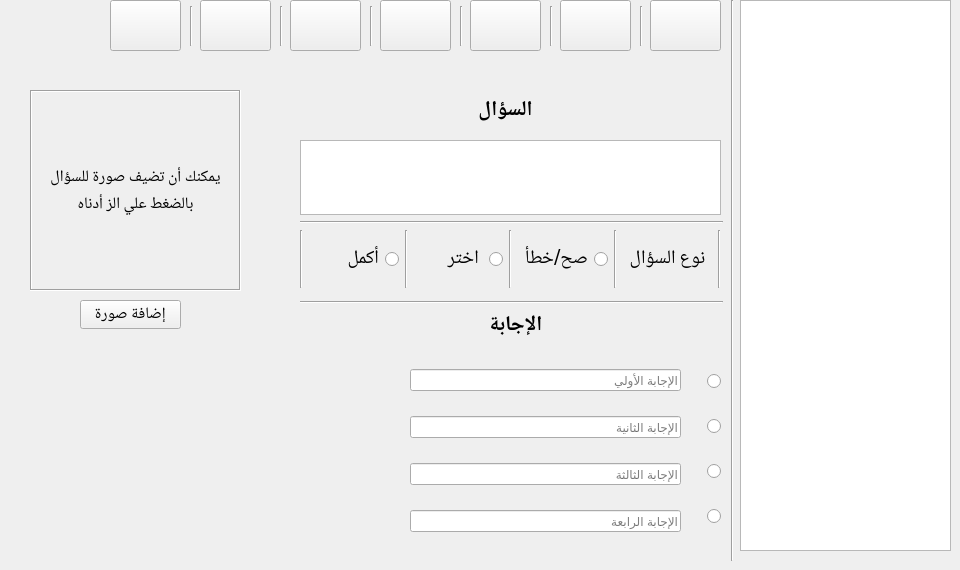
  <widget class="QWidget" name="centralwidget">
   <widget class="QPushButton" name="open_exam_btn">
    <property name="geometry">
     <rect>
      <x>110</x>
      <y>0</y>
      <width>71</width>
      <height>51</height>
     </rect>
    </property>
    <property name="font">
     <font>
      <family>Noto Naskh Arabic</family>
      <pointsize>16</pointsize>
     </font>
    </property>
    <property name="toolTip">
     <string>فتح إختبار سابق</string>
    </property>
    <property name="text">
     <string/>
    </property>
    <property name="icon">
     <iconset>
      <normaloff>icons/open.jpeg</normaloff>icons/open.jpeg</iconset>
    </property>
    <property name="iconSize">
     <size>
      <width>36</width>
      <height>36</height>
     </size>
    </property>
   </widget>
   <widget class="QPushButton" name="New_exam_btn">
    <property name="geometry">
     <rect>
      <x>200</x>
      <y>0</y>
      <width>71</width>
      <height>51</height>
     </rect>
    </property>
    <property name="font">
     <font>
      <family>Noto Naskh Arabic</family>
      <pointsize>16</pointsize>
     </font>
    </property>
    <property name="toolTip">
     <string>إنشاء اختبار جديد</string>
    </property>
    <property name="text">
     <string/>
    </property>
    <property name="icon">
     <iconset>
      <normaloff>icons/new.png</normaloff>icons/new.png</iconset>
    </property>
    <property name="iconSize">
     <size>
      <width>36</width>
      <height>36</height>
     </size>
    </property>
   </widget>
   <widget class="QPushButton" name="add_question_btn">
    <property name="geometry">
     <rect>
      <x>290</x>
      <y>0</y>
      <width>71</width>
      <height>51</height>
     </rect>
    </property>
    <property name="font">
     <font>
      <family>Noto Naskh Arabic</family>
      <pointsize>16</pointsize>
     </font>
    </property>
    <property name="toolTip">
     <string>إضافة سؤال جديد</string>
    </property>
    <property name="text">
     <string/>
    </property>
    <property name="icon">
     <iconset>
      <normaloff>icons/adding.jpeg</normaloff>icons/adding.jpeg</iconset>
    </property>
    <property name="iconSize">
     <size>
      <width>36</width>
      <height>36</height>
     </size>
    </property>
   </widget>
   <widget class="QPushButton" name="export_btn">
    <property name="geometry">
     <rect>
      <x>380</x>
      <y>0</y>
      <width>71</width>
      <height>51</height>
     </rect>
    </property>
    <property name="font">
     <font>
      <family>Noto Naskh Arabic</family>
      <pointsize>16</pointsize>
     </font>
    </property>
    <property name="toolTip">
     <string>تصدير  إختبار جديد أو إختبار قديم تم التعديل فيه </string>
    </property>
    <property name="text">
     <string/>
    </property>
    <property name="icon">
     <iconset>
      <normaloff>icons/export.jpeg</normaloff>icons/export.jpeg</iconset>
    </property>
    <property name="iconSize">
     <size>
      <width>36</width>
      <height>36</height>
     </size>
    </property>
   </widget>
   <widget class="QPushButton" name="export_No_dataBase_btn">
    <property name="geometry">
     <rect>
      <x>470</x>
      <y>0</y>
      <width>71</width>
      <height>51</height>
     </rect>
    </property>
    <property name="font">
     <font>
      <family>Noto Naskh Arabic</family>
      <pointsize>16</pointsize>
     </font>
    </property>
    <property name="toolTip">
     <string>تصدير إختبار قديم لم يتم التعديل فيه</string>
    </property>
    <property name="text">
     <string/>
    </property>
    <property name="icon">
     <iconset>
      <normaloff>icons/export2.jpeg</normaloff>icons/export2.jpeg</iconset>
    </property>
    <property name="iconSize">
     <size>
      <width>36</width>
      <height>36</height>
     </size>
    </property>
   </widget>
   <widget class="QPushButton" name="setting_btn">
    <property name="geometry">
     <rect>
      <x>560</x>
      <y>0</y>
      <width>71</width>
      <height>51</height>
     </rect>
    </property>
    <property name="font">
     <font>
      <family>Noto Naskh Arabic</family>
      <pointsize>16</pointsize>
     </font>
    </property>
    <property name="toolTip">
     <string>الإعدادات</string>
    </property>
    <property name="text">
     <string/>
    </property>
    <property name="icon">
     <iconset>
      <normaloff>icons/setting.png</normaloff>icons/setting.png</iconset>
    </property>
    <property name="iconSize">
     <size>
      <width>36</width>
      <height>36</height>
     </size>
    </property>
   </widget>
   <widget class="QPushButton" name="about_btn">
    <property name="geometry">
     <rect>
      <x>650</x>
      <y>0</y>
      <width>71</width>
      <height>51</height>
     </rect>
    </property>
    <property name="font">
     <font>
      <family>Noto Naskh Arabic</family>
      <pointsize>16</pointsize>
     </font>
    </property>
    <property name="toolTip">
     <string>حول</string>
    </property>
    <property name="layoutDirection">
     <enum>Qt::RightToLeft</enum>
    </property>
    <property name="text">
     <string/>
    </property>
    <property name="icon">
     <iconset>
      <normaloff>icons/about.jpeg</normaloff>icons/about.jpeg</iconset>
    </property>
    <property name="iconSize">
     <size>
      <width>36</width>
      <height>36</height>
     </size>
    </property>
   </widget>
   <widget class="QTextEdit" name="qusetion_textEdit_field">
    <property name="geometry">
     <rect>
      <x>300</x>
      <y>140</y>
      <width>421</width>
      <height>75</height>
     </rect>
    </property>
   </widget>
   <widget class="QLabel" name="label">
    <property name="geometry">
     <rect>
      <x>460</x>
      <y>90</y>
      <width>91</width>
      <height>41</height>
     </rect>
    </property>
    <property name="font">
     <font>
      <family>Noto Naskh Arabic</family>
      <pointsize>16</pointsize>
      <weight>75</weight>
      <bold>true</bold>
     </font>
    </property>
    <property name="text">
     <string>السؤال</string>
    </property>
    <property name="alignment">
     <set>Qt::AlignCenter</set>
    </property>
   </widget>
   <widget class="QLabel" name="qusetion_img_lable">
    <property name="enabled">
     <bool>true</bool>
    </property>
    <property name="geometry">
     <rect>
      <x>30</x>
      <y>90</y>
      <width>211</width>
      <height>201</height>
     </rect>
    </property>
    <property name="font">
     <font>
      <family>Noto Naskh Arabic</family>
      <pointsize>12</pointsize>
     </font>
    </property>
    <property name="autoFillBackground">
     <bool>false</bool>
    </property>
    <property name="frameShape">
     <enum>QFrame::Box</enum>
    </property>
    <property name="frameShadow">
     <enum>QFrame::Sunken</enum>
    </property>
    <property name="text">
     <string>يمكنك أن تضيف صورة للسؤال بالضغط علي الز أدناه</string>
    </property>
    <property name="textFormat">
     <enum>Qt::AutoText</enum>
    </property>
    <property name="scaledContents">
     <bool>true</bool>
    </property>
    <property name="alignment">
     <set>Qt::AlignCenter</set>
    </property>
    <property name="wordWrap">
     <bool>true</bool>
    </property>
    <property name="openExternalLinks">
     <bool>false</bool>
    </property>
   </widget>
   <widget class="QPushButton" name="add_img_btn">
    <property name="geometry">
     <rect>
      <x>80</x>
      <y>300</y>
      <width>101</width>
      <height>29</height>
     </rect>
    </property>
    <property name="font">
     <font>
      <family>Noto Naskh Arabic</family>
      <pointsize>12</pointsize>
     </font>
    </property>
    <property name="text">
     <string>إضافة صورة</string>
    </property>
   </widget>
   <widget class="QWidget" name="horizontalLayoutWidget">
    <property name="geometry">
     <rect>
      <x>300</x>
      <y>230</y>
      <width>421</width>
      <height>58</height>
     </rect>
    </property>
    <layout class="QHBoxLayout" name="horizontalLayout">
     <item>
      <widget class="Line" name="line_7">
       <property name="orientation">
        <enum>Qt::Vertical</enum>
       </property>
      </widget>
     </item>
     <item>
      <widget class="QRadioButton" name="radioButton_3">
       <property name="font">
        <font>
         <family>Noto Naskh Arabic</family>
         <pointsize>14</pointsize>
        </font>
       </property>
       <property name="layoutDirection">
        <enum>Qt::RightToLeft</enum>
       </property>
       <property name="text">
        <string>أكمل</string>
       </property>
      </widget>
     </item>
     <item>
      <widget class="Line" name="line_4">
       <property name="enabled">
        <bool>true</bool>
       </property>
       <property name="orientation">
        <enum>Qt::Vertical</enum>
       </property>
      </widget>
     </item>
     <item>
      <widget class="QRadioButton" name="choose_Rbtn">
       <property name="font">
        <font>
         <family>Noto Naskh Arabic</family>
         <pointsize>14</pointsize>
        </font>
       </property>
       <property name="layoutDirection">
        <enum>Qt::RightToLeft</enum>
       </property>
       <property name="text">
        <string>اختر </string>
       </property>
      </widget>
     </item>
     <item>
      <widget class="Line" name="line_5">
       <property name="orientation">
        <enum>Qt::Vertical</enum>
       </property>
      </widget>
     </item>
     <item>
      <widget class="QRadioButton" name="true_or_false_Rbtn">
       <property name="font">
        <font>
         <family>Noto Naskh Arabic</family>
         <pointsize>14</pointsize>
        </font>
       </property>
       <property name="layoutDirection">
        <enum>Qt::RightToLeft</enum>
       </property>
       <property name="text">
        <string>صح/خطأ</string>
       </property>
      </widget>
     </item>
     <item>
      <widget class="Line" name="line_6">
       <property name="orientation">
        <enum>Qt::Vertical</enum>
       </property>
      </widget>
     </item>
     <item>
      <widget class="QLabel" name="label_2">
       <property name="font">
        <font>
         <family>Noto Naskh Arabic</family>
         <pointsize>14</pointsize>
        </font>
       </property>
       <property name="layoutDirection">
        <enum>Qt::RightToLeft</enum>
       </property>
       <property name="autoFillBackground">
        <bool>false</bool>
       </property>
       <property name="text">
        <string>نوع السؤال</string>
       </property>
       <property name="alignment">
        <set>Qt::AlignCenter</set>
       </property>
      </widget>
     </item>
     <item>
      <widget class="Line" name="line_8">
       <property name="orientation">
        <enum>Qt::Vertical</enum>
       </property>
      </widget>
     </item>
    </layout>
   </widget>
   <widget class="Line" name="line">
    <property name="geometry">
     <rect>
      <x>300</x>
      <y>300</y>
      <width>423</width>
      <height>5</height>
     </rect>
    </property>
    <property name="orientation">
     <enum>Qt::Horizontal</enum>
    </property>
   </widget>
   <widget class="Line" name="line_2">
    <property name="geometry">
     <rect>
      <x>300</x>
      <y>220</y>
      <width>423</width>
      <height>5</height>
     </rect>
    </property>
    <property name="orientation">
     <enum>Qt::Horizontal</enum>
    </property>
   </widget>
   <widget class="QLabel" name="label_3">
    <property name="geometry">
     <rect>
      <x>480</x>
      <y>310</y>
      <width>71</width>
      <height>31</height>
     </rect>
    </property>
    <property name="font">
     <font>
      <family>Noto Naskh Arabic</family>
      <pointsize>16</pointsize>
      <weight>75</weight>
      <bold>true</bold>
     </font>
    </property>
    <property name="text">
     <string>الإجابة</string>
    </property>
    <property name="alignment">
     <set>Qt::AlignCenter</set>
    </property>
   </widget>
   <widget class="QWidget" name="verticalLayoutWidget">
    <property name="geometry">
     <rect>
      <x>690</x>
      <y>350</y>
      <width>31</width>
      <height>201</height>
     </rect>
    </property>
    <layout class="QVBoxLayout" name="Rbtn_layout">
     <item>
      <widget class="QRadioButton" name="first_answer_Rbtn">
       <property name="layoutDirection">
        <enum>Qt::RightToLeft</enum>
       </property>
       <property name="text">
        <string/>
       </property>
      </widget>
     </item>
     <item>
      <widget class="QRadioButton" name="second_answer_Rbtn">
       <property name="layoutDirection">
        <enum>Qt::RightToLeft</enum>
       </property>
       <property name="text">
        <string/>
       </property>
      </widget>
     </item>
     <item>
      <widget class="QRadioButton" name="third_answer_Rbtn">
       <property name="layoutDirection">
        <enum>Qt::RightToLeft</enum>
       </property>
       <property name="text">
        <string/>
       </property>
      </widget>
     </item>
     <item>
      <widget class="QRadioButton" name="fourth_answer_Rbtn">
       <property name="layoutDirection">
        <enum>Qt::RightToLeft</enum>
       </property>
       <property name="text">
        <string/>
       </property>
      </widget>
     </item>
    </layout>
   </widget>
   <widget class="QWidget" name="verticalLayoutWidget_2">
    <property name="geometry">
     <rect>
      <x>410</x>
      <y>350</y>
      <width>271</width>
      <height>201</height>
     </rect>
    </property>
    <layout class="QVBoxLayout" name="lineEdit_layout">
     <item>
      <widget class="QLineEdit" name="first_answer_lineEdit">
       <property name="placeholderText">
        <string>الإجابة الأولي</string>
       </property>
      </widget>
     </item>
     <item>
      <widget class="QLineEdit" name="second_answer_lineEdit">
       <property name="placeholderText">
        <string>الإجابة الثانية</string>
       </property>
      </widget>
     </item>
     <item>
      <widget class="QLineEdit" name="third_answer_lineEdit">
       <property name="placeholderText">
        <string>الإجابة الثالثة</string>
       </property>
      </widget>
     </item>
     <item>
      <widget class="QLineEdit" name="fourth_answer_lineEdit">
       <property name="placeholderText">
        <string>الإجابة الرابعة</string>
       </property>
      </widget>
     </item>
    </layout>
   </widget>
   <widget class="Line" name="line_3">
    <property name="geometry">
     <rect>
      <x>730</x>
      <y>0</y>
      <width>5</width>
      <height>561</height>
     </rect>
    </property>
    <property name="orientation">
     <enum>Qt::Vertical</enum>
    </property>
   </widget>
   <widget class="Line" name="line_9">
    <property name="geometry">
     <rect>
      <x>190</x>
      <y>6</y>
      <width>3</width>
      <height>40</height>
     </rect>
    </property>
    <property name="orientation">
     <enum>Qt::Vertical</enum>
    </property>
   </widget>
   <widget class="Line" name="line_10">
    <property name="geometry">
     <rect>
      <x>280</x>
      <y>6</y>
      <width>3</width>
      <height>40</height>
     </rect>
    </property>
    <property name="orientation">
     <enum>Qt::Vertical</enum>
    </property>
   </widget>
   <widget class="Line" name="line_11">
    <property name="geometry">
     <rect>
      <x>370</x>
      <y>6</y>
      <width>3</width>
      <height>40</height>
     </rect>
    </property>
    <property name="orientation">
     <enum>Qt::Vertical</enum>
    </property>
   </widget>
   <widget class="Line" name="line_12">
    <property name="geometry">
     <rect>
      <x>460</x>
      <y>6</y>
      <width>3</width>
      <height>40</height>
     </rect>
    </property>
    <property name="orientation">
     <enum>Qt::Vertical</enum>
    </property>
   </widget>
   <widget class="Line" name="line_13">
    <property name="geometry">
     <rect>
      <x>550</x>
      <y>6</y>
      <width>3</width>
      <height>40</height>
     </rect>
    </property>
    <property name="orientation">
     <enum>Qt::Vertical</enum>
    </property>
   </widget>
   <widget class="Line" name="line_14">
    <property name="geometry">
     <rect>
      <x>640</x>
      <y>6</y>
      <width>3</width>
      <height>40</height>
     </rect>
    </property>
    <property name="orientation">
     <enum>Qt::Vertical</enum>
    </property>
   </widget>
   <widget class="QListWidget" name="question_list">
    <property name="geometry">
     <rect>
      <x>740</x>
      <y>0</y>
      <width>211</width>
      <height>551</height>
     </rect>
    </property>
    <property name="layoutDirection">
     <enum>Qt::RightToLeft</enum>
    </property>
    <property name="tabKeyNavigation">
     <bool>false</bool>
    </property>
    <property name="isWrapping" stdset="0">
     <bool>false</bool>
    </property>
    <property name="viewMode">
     <enum>QListView::ListMode</enum>
    </property>
    <property name="uniformItemSizes">
     <bool>true</bool>
    </property>
    <property name="wordWrap">
     <bool>false</bool>
    </property>
    <property name="selectionRectVisible">
     <bool>false</bool>
    </property>
    <property name="sortingEnabled">
     <bool>true</bool>
    </property>
   </widget>
  </widget>
